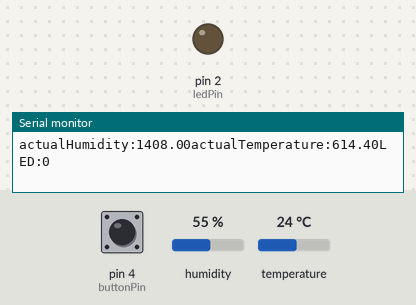
This sketch was run on a simulated Arduino Uno, built with avr-gcc and run on an emulated ATmega328P. On the bench: output pins drawn as LEDs (lit = HIGH), the last lines printed to the serial monitor. Wiring (inferred from the names in the program): DHT11 sensor: data pin 7. The inputs (shaded band) are chosen by the test bench; at power-on: pin 4 (buttonPin) LOW, humidity 55 %, temperature 24 °C.

Above: at 1.2 s.
1.3 s: pin 4 (buttonPin) pulled HIGH for 0.15 s
At 2.7 s:
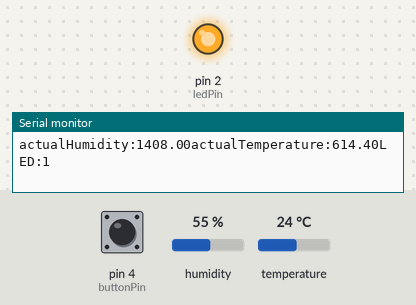
Timing chart, 0 to 4.3 s (numbered marks = the images above; inputs shaded):
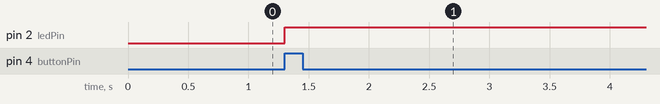

The sketch:

ArduinoCode.ino
```cpp
#include <DHT.h>;

#define DHTPIN 7
#define DHTTYPE DHT22
DHT dht(DHTPIN, DHTTYPE); // Initialize DHT sensor for normal 16mhz Arduino

float actualHumidity;
float actualTemperature;
float lastHumidity;
float lastTemperature;

const int ledPin = 2;
const int buttonPin = 4;
int lastButtonState = LOW;

void setup()
{
  Serial.begin(9600);
  dht.begin();
  pinMode(ledPin, OUTPUT);
  pinMode(buttonPin, INPUT);
}

void loop()
{
  actualHumidity = dht.readHumidity();
  actualTemperature = dht.readTemperature();
  int actualButtonState = digitalRead(buttonPin);

if ( lastHumidity != actualHumidity || lastTemperature != actualTemperature || (actualButtonState == HIGH && lastButtonState == LOW)){


  if ( lastHumidity != actualHumidity || lastTemperature != actualTemperature) {
    lastTemperature = actualTemperature;
    lastHumidity = actualHumidity;
  }

  if (actualButtonState == HIGH && lastButtonState == LOW) {
       digitalWrite(ledPin, !digitalRead(ledPin));
  }


    lastButtonState = actualButtonState;

    //Printing
    Serial.print("actualHumidity:");
    Serial.print(actualHumidity); // in %
    Serial.print("actualTemperature:");
    Serial.print(actualTemperature); // in Celsius
    Serial.print("LED:"); Serial.println(digitalRead(ledPin));


 }

}
```

DHT.h
```cpp
// (licence header left out)
#ifndef DHT_H
#define DHT_H

#if ARDUINO >= 100
 #include "Arduino.h"
#else
 #include "WProgram.h"
#endif


// Uncomment to enable printing out nice debug messages.
//#define DHT_DEBUG

// Define where debug output will be printed.
#define DEBUG_PRINTER Serial

// Setup debug printing macros.
#ifdef DHT_DEBUG
  #define DEBUG_PRINT(...) { DEBUG_PRINTER.print(__VA_ARGS__); }
  #define DEBUG_PRINTLN(...) { DEBUG_PRINTER.println(__VA_ARGS__); }
#else
  #define DEBUG_PRINT(...) {}
  #define DEBUG_PRINTLN(...) {}
#endif

// Define types of sensors.
#define DHT11 11
#define DHT22 22
#define DHT21 21
#define AM2301 21


class DHT {
  public:
   DHT(uint8_t pin, uint8_t type, uint8_t count=6);
   void begin(void);
   float readTemperature(bool S=false, bool force=false);
   float convertCtoF(float);
   float convertFtoC(float);
   float computeHeatIndex(float temperature, float percentHumidity, bool isFahrenheit=true);
   float readHumidity(bool force=false);
   boolean read(bool force=false);

 private:
  uint8_t data[5];
  uint8_t _pin, _type;
  #ifdef __AVR
    // Use direct GPIO access on an 8-bit AVR so keep track of the port and bitmask
    // for the digital pin connected to the DHT.  Other platforms will use digitalRead.
    uint8_t _bit, _port;
  #endif
  uint32_t _lastreadtime, _maxcycles;
  bool _lastresult;

  uint32_t expectPulse(bool level);

};

class InterruptLock {
  public:
   InterruptLock() {
    noInterrupts();
   }
   ~InterruptLock() {
    interrupts();
   }

};

#endif
```

Measured:
- after the input at 1.3 s, pin 2 (ledPin): LOW → HIGH at once
